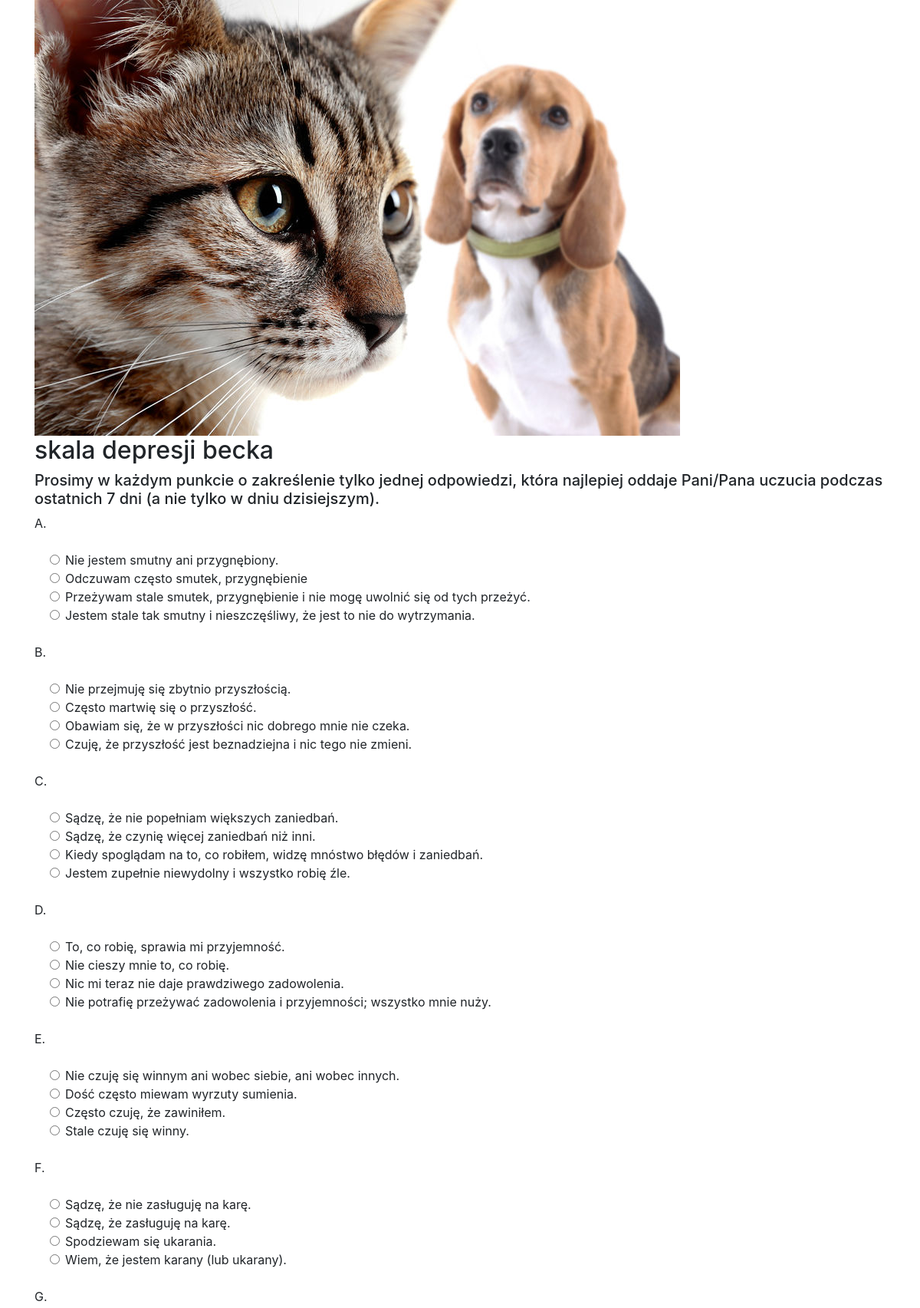
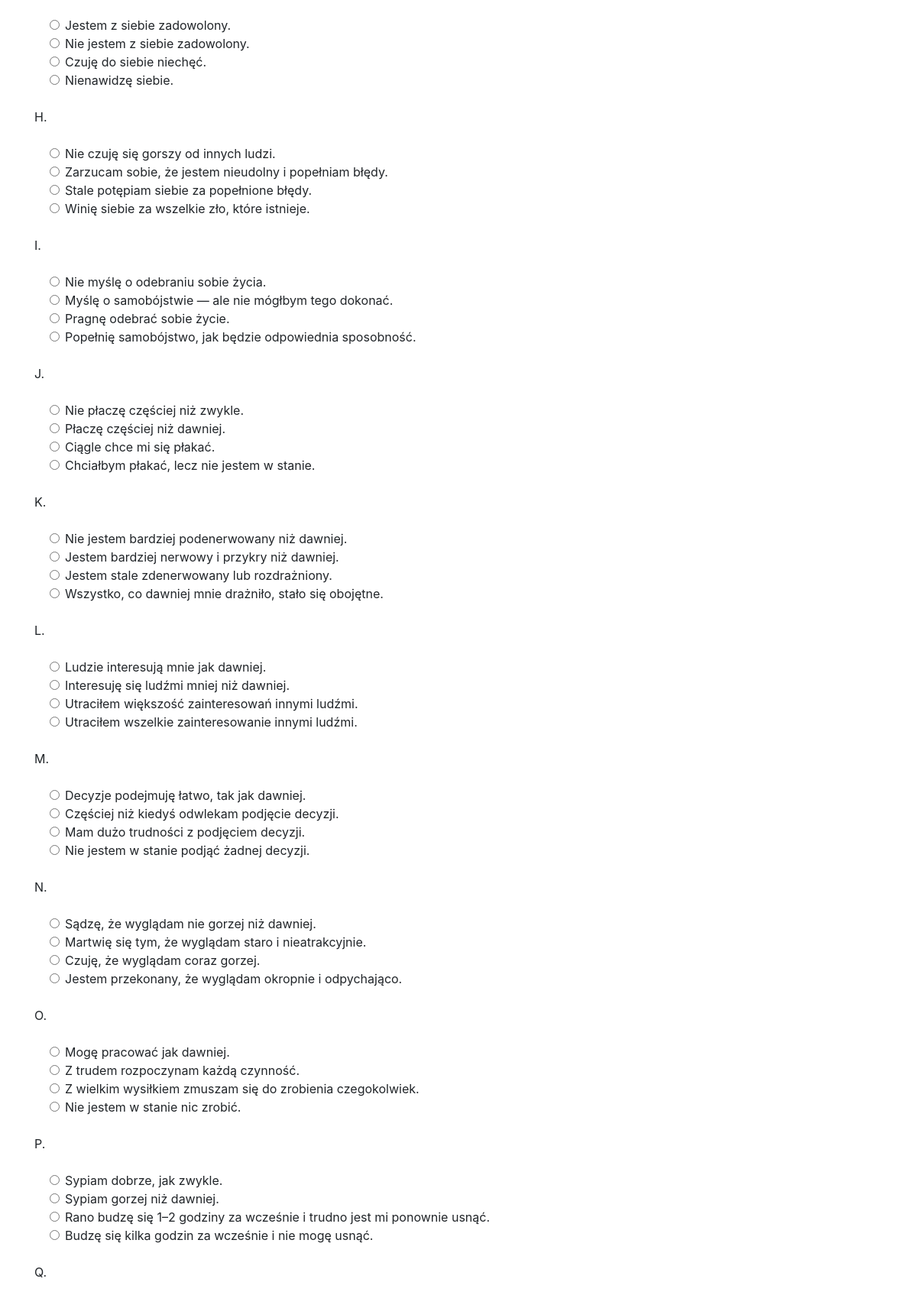
The page / (upper part) on the database its author committed (2 pictures, top to bottom).
### Quiz/models.py (models this page shows, shortened)
class QuesModel(models.Model):
    question = models.CharField(max_length=200, null=True)
    op1 = models.CharField(max_length=200, null=True)
    op2 = models.CharField(max_length=200, null=True)
    op3 = models.CharField(max_length=200, null=True)
    op4 = models.CharField(max_length=200, null=True)

### Quiz/views.py (the view)
# urls.py: 2. Add a URL to urlpatterns:  path('', views.home, name='home')
def home(request):
    if request.method == 'POST':
        questions = QuesModel.objects.all()
        score = 0
        for q in questions:
            if "option2" == request.POST.get(q.question):
                score += 1
            if "option3" == request.POST.get(q.question):
                score += 2
            if "option4" == request.POST.get(q.question):
                score += 3
        context = {
            'score': score,
            'time': request.POST.get('timer')
        }
        return render(request, 'Quiz/result.html', context)
    else:
        questions = QuesModel.objects.all()
        context = {
            'questions': questions
        }
        return render(request, 'Quiz/home.html', context)

### Quiz/templates/Quiz/home.html (shortened to what this page needs)
{% extends 'Quiz/dependencies.html' %}
{% block content %}
{% load static %}
<div class="container ">
    <div class="headline_cont">
           <img class="title_img" src="/Quiz/templates/Quiz/static/images/sad_cat_and_dog.jpg" alt="Sad cat and dog">
        <h2>skala depresji becka</h2>
    </div>
    <div class="subheadline_cont">
        <h5>Prosimy w każdym punkcie o zakreślenie tylko jednej odpowiedzi, która najlepiej
oddaje Pani/Pana uczucia podczas ostatnich 7 dni (a nie tylko w dniu dzisiejszym).</h5>
    </div>
 <form method='post' action=''>
    {% for q  in questions%}
    <div class="form-group">
      <label for="question">{{q.question}}</label>
    </div>
    <div class="form-check">
        <div class="form-check">
            <input class="form-check-input" type="radio" name="{{q.question}}" id="gridRadios1" value="option1">
            <label class="form-check-label" for="gridRadios1">
                {{q.op1}}
            </label>
        </div>
        <div class="form-check">
            <input class="form-check-input" type="radio" name="{{q.question}}" id="gridRadios2" value="option2">
            <label class="form-check-label" for="gridRadios2">
                {{q.op2}}
            </label>
        </div>
        <div class="form-check">
            <input class="form-check-input" type="radio" name="{{q.question}}" id="gridRadios3" value="option3">
            <label class="form-check-label" for="gridRadios3">
                {{q.op3}}
            </label>
        </div>
        <div class="form-check">
            <input class="form-check-input" type="radio" name="{{q.question}}" id="gridRadios4" value="option4">
            <label class="form-check-label" for="gridRadios4">
                {{q.op4}}
            </label>
        </div>
        <br>
    </div>
    {% endfor %}
    <br>
  </form>
</div>
{% endblock %}

### Quiz/templates/Quiz/dependencies.html (shortened to what this page needs)
{% load static %}
<html>
    <head>
        <link rel="stylesheet" href="https://stackpath.bootstrapcdn.com/bootstrap/4.5.0/css/bootstrap.min.css">
        <link rel="stylesheet" type="text/css" href="/Quiz/templates/Quiz/static/style.css"/>
    </head>
    <body>
        {% block content %}
        {% endblock %}
        <br>
    </body>
</html>

### Quiz/templates/Quiz/static/style.css (style rules this page uses)
body { background-color: #fff; }

### rows shown on the page
QuesModel: question "A.", op1 "Nie jestem smutny ani przygnębiony.", op2 "Odczuwam często smutek, przygnębienie", op3 "Przeżywam stale smutek, przygnębienie i nie mogę uwolnić się od tych przeżyć.", op4 "Jestem stale tak smutny i nieszczęśliwy, że jest to nie do wytrzymania."
QuesModel: question "B.", op1 "Nie przejmuję się zbytnio przyszłością.", op2 "Często martwię się o przyszłość.", op3 "Obawiam się, że w przyszłości nic dobrego mnie nie czeka.", op4 "Czuję, że przyszłość jest beznadziejna i nic tego nie zmieni."
QuesModel: question "C.", op1 "Sądzę, że nie popełniam większych zaniedbań.", op2 "Sądzę, że czynię więcej zaniedbań niż inni.", op3 "Kiedy spoglądam na to, co robiłem, widzę mnóstwo błędów i zaniedbań.", op4 "Jestem zupełnie niewydolny i wszystko robię źle."
QuesModel: question "D.", op1 "To, co robię, sprawia mi przyjemność.", op2 "Nie cieszy mnie to, co robię.", op3 "Nic mi teraz nie daje prawdziwego zadowolenia.", op4 "Nie potrafię przeżywać zadowolenia i przyjemności; wszystko mnie nuży."
QuesModel: question "E.", op1 "Nie czuję się winnym ani wobec siebie, ani wobec innych.", op2 "Dość często miewam wyrzuty sumienia.", op3 "Często czuję, że zawiniłem.", op4 "Stale czuję się winny."
QuesModel: question "F.", op1 "Sądzę, że nie zasługuję na karę.", op2 "Sądzę, że zasługuję na karę.", op3 "Spodziewam się ukarania.", op4 "Wiem, że jestem karany (lub ukarany)."
QuesModel: question "G.", op1 "Jestem z siebie zadowolony.", op2 "Nie jestem z siebie zadowolony.", op3 "Czuję do siebie niechęć.", op4 "Nienawidzę siebie."
QuesModel: question "H.", op1 "Nie czuję się gorszy od innych ludzi.", op2 "Zarzucam sobie, że jestem nieudolny i popełniam błędy.", op3 "Stale potępiam siebie za popełnione błędy.", op4 "Winię siebie za wszelkie zło, które istnieje."
QuesModel: question "I.", op1 "Nie myślę o odebraniu sobie życia.", op2 "Myślę o samobójstwie — ale nie mógłbym tego dokonać.", op3 "Pragnę odebrać sobie życie.", op4 "Popełnię samobójstwo, jak będzie odpowiednia sposobność."
QuesModel: question "J.", op1 "Nie płaczę częściej niż zwykle.", op2 "Płaczę częściej niż dawniej.", op3 "Ciągle chce mi się płakać.", op4 "Chciałbym płakać, lecz nie jestem w stanie."
QuesModel: question "K.", op1 "Nie jestem bardziej podenerwowany niż dawniej.", op2 "Jestem bardziej nerwowy i przykry niż dawniej.", op3 "Jestem stale zdenerwowany lub rozdrażniony.", op4 "Wszystko, co dawniej mnie drażniło, stało się obojętne."
QuesModel: question "L.", op1 "Ludzie interesują mnie jak dawniej.", op2 "Interesuję się ludźmi mniej niż dawniej.", op3 "Utraciłem większość zainteresowań innymi ludźmi.", op4 "Utraciłem wszelkie zainteresowanie innymi ludźmi."
QuesModel: question "M.", op1 "Decyzje podejmuję łatwo, tak jak dawniej.", op2 "Częściej niż kiedyś odwlekam podjęcie decyzji.", op3 "Mam dużo trudności z podjęciem decyzji.", op4 "Nie jestem w stanie podjąć żadnej decyzji."
QuesModel: question "N.", op1 "Sądzę, że wyglądam nie gorzej niż dawniej.", op2 "Martwię się tym, że wyglądam staro i nieatrakcyjnie.", op3 "Czuję, że wyglądam coraz gorzej.", op4 "Jestem przekonany, że wyglądam okropnie i odpychająco."
QuesModel: question "O.", op1 "Mogę pracować jak dawniej.", op2 "Z trudem rozpoczynam każdą czynność.", op3 "Z wielkim wysiłkiem zmuszam się do zrobienia czegokolwiek.", op4 "Nie jestem w stanie nic zrobić."
QuesModel: question "P.", op1 "Sypiam dobrze, jak zwykle.", op2 "Sypiam gorzej niż dawniej.", op3 "Rano budzę się 1–2 godziny za wcześnie i trudno jest mi ponownie usnąć.", op4 "Budzę się kilka godzin za wcześnie i nie mogę usnąć."
QuesModel: question "Q."
